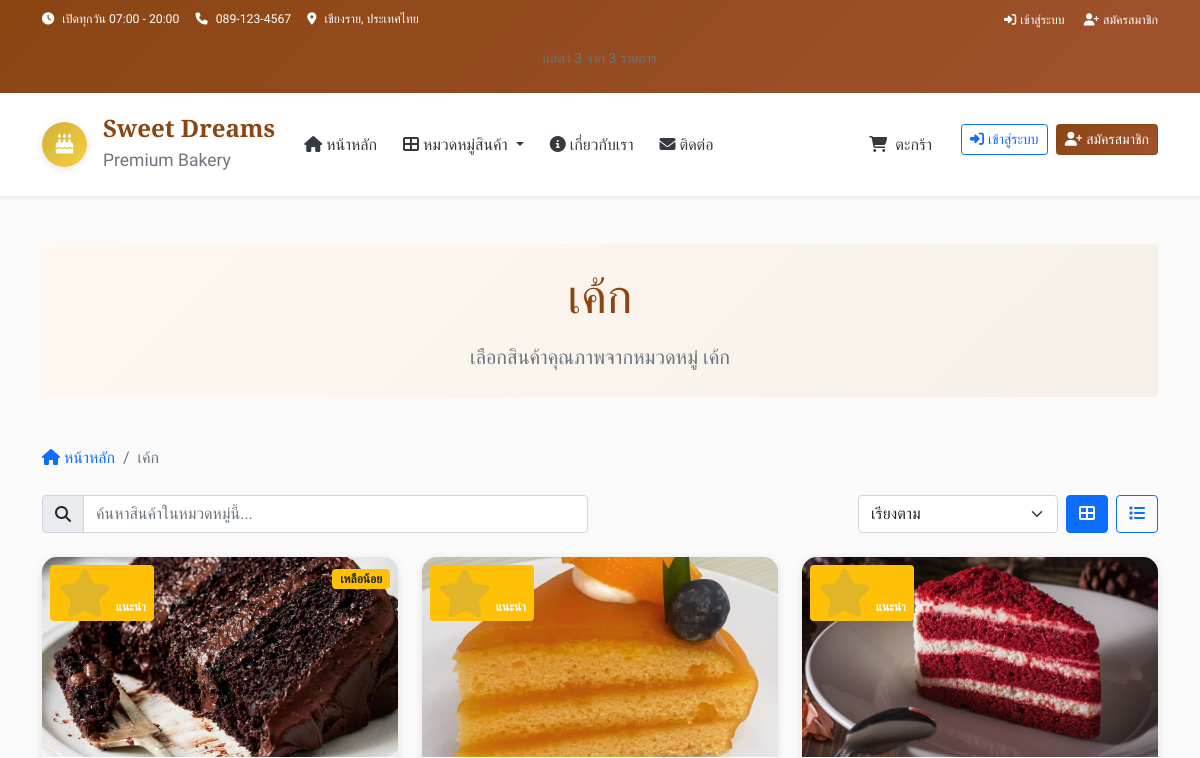
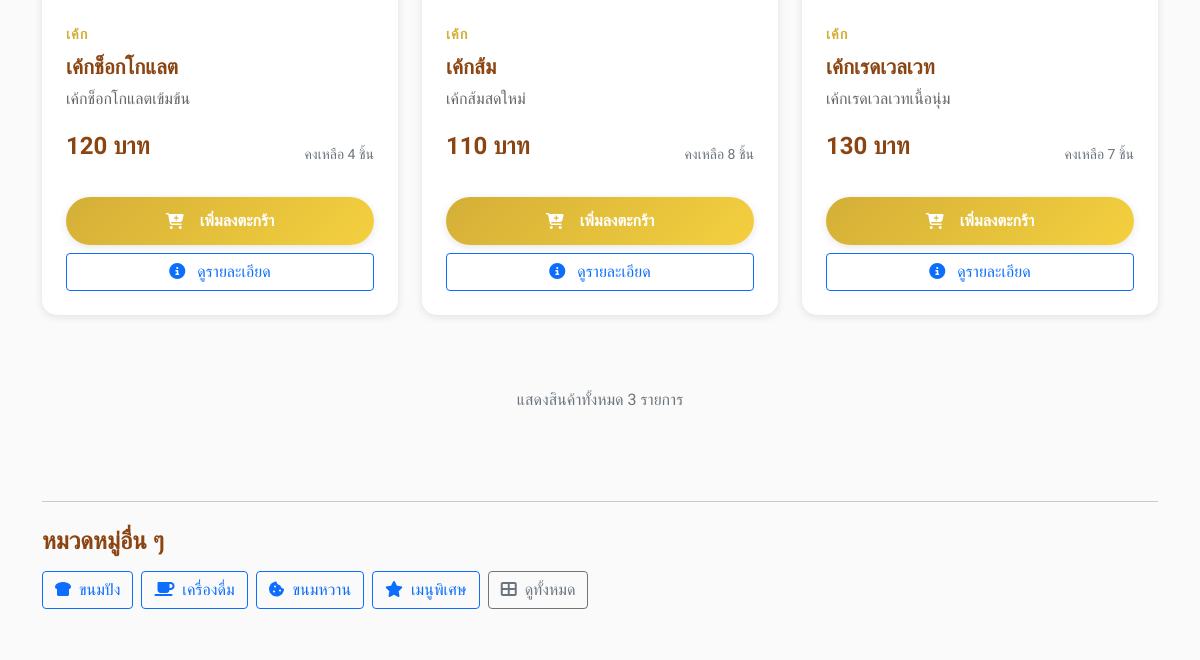
The page /category/1 (upper part) on the database as committed earlier (2 pictures, top to bottom).
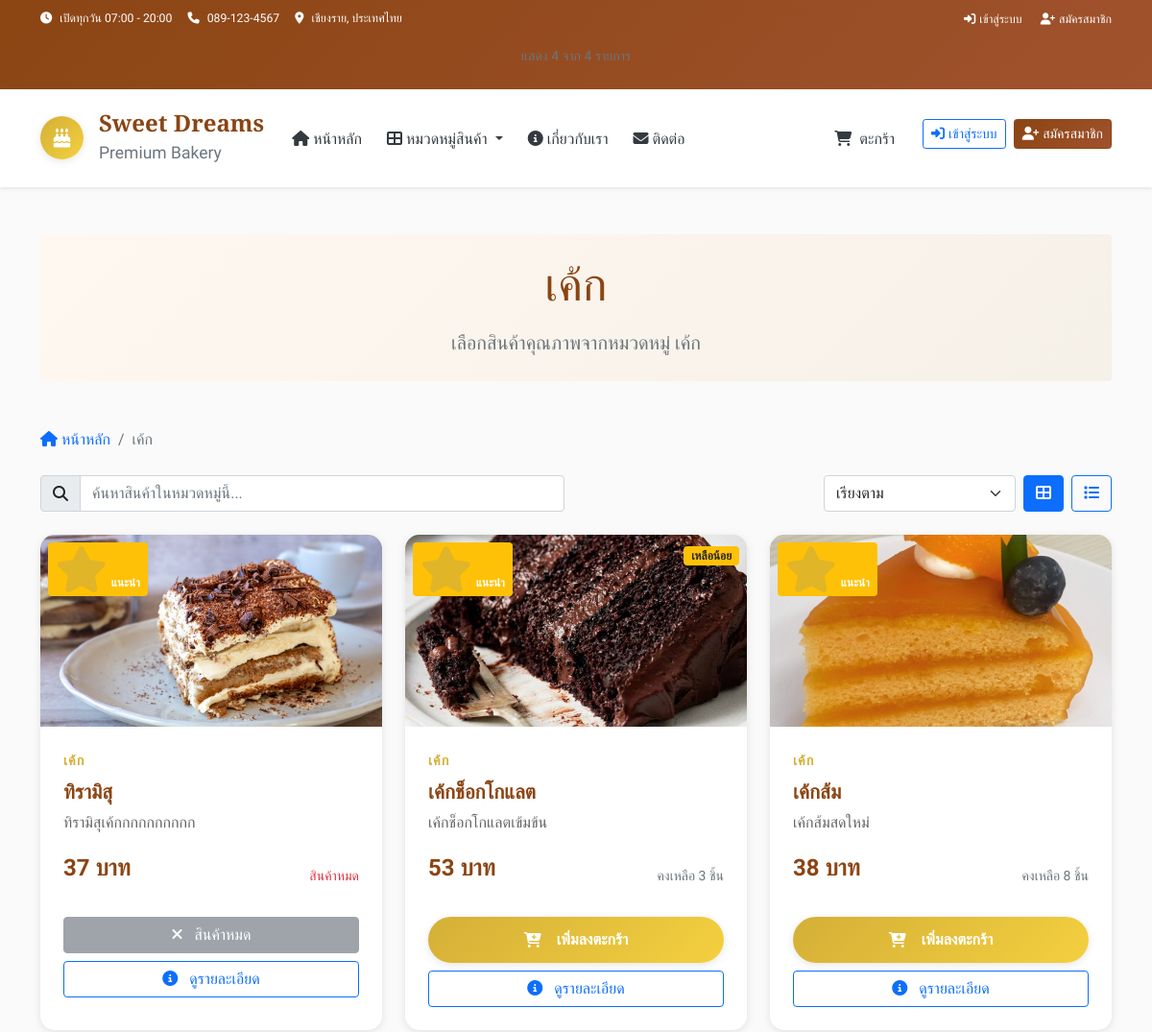
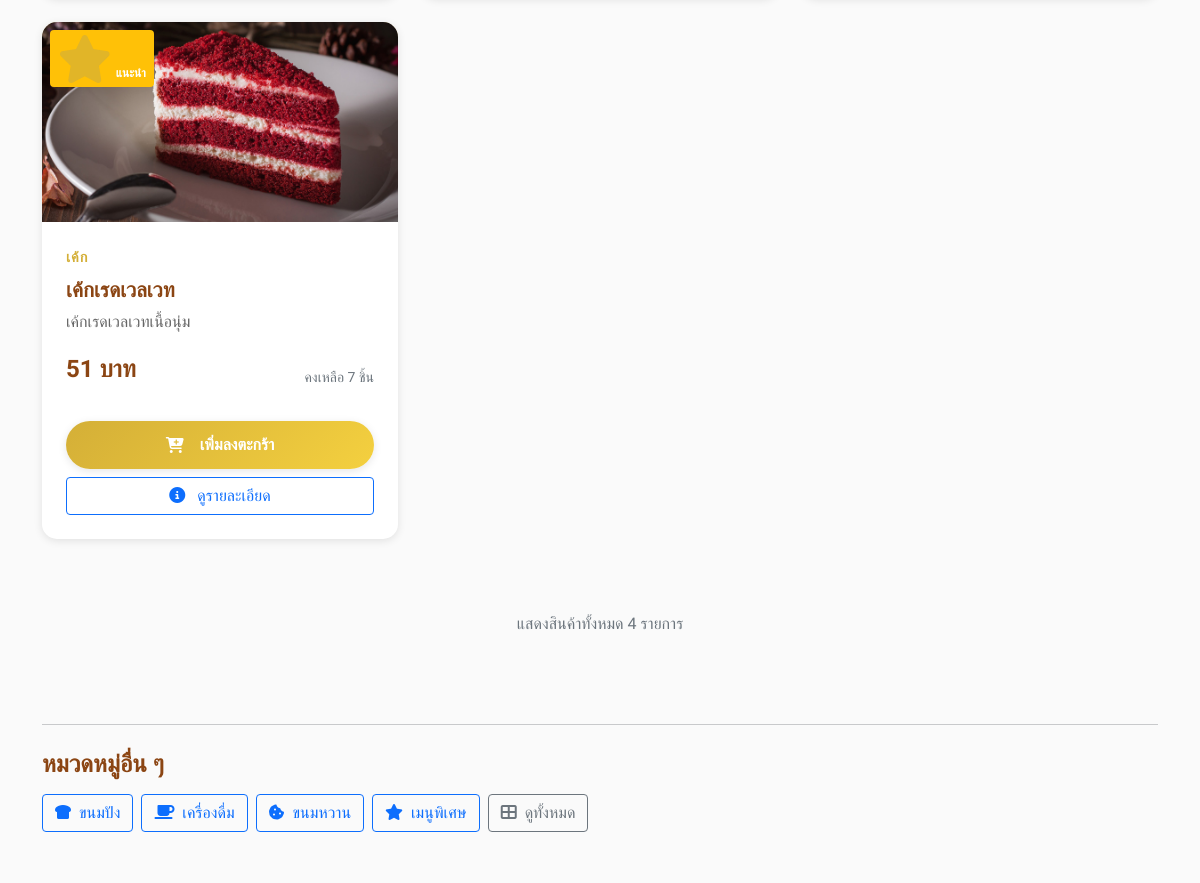
The same page on the database as committed later (2 pictures, top to bottom).
### tables this page shows
CREATE TABLE categories (
        id INTEGER PRIMARY KEY AUTOINCREMENT,
        name TEXT UNIQUE NOT NULL,
        name_en TEXT,
        icon TEXT,
        description TEXT,
        display_order INTEGER DEFAULT 0
    );

CREATE TABLE products (
        id INTEGER PRIMARY KEY AUTOINCREMENT,
        name TEXT NOT NULL,
        name_en TEXT,
        description TEXT,
        price DECIMAL(10,2) NOT NULL,
        image TEXT,
        category_id INTEGER,
        is_available BOOLEAN DEFAULT 1,
        is_featured BOOLEAN DEFAULT 0,
        stock_quantity INTEGER DEFAULT 0,
        created_at TIMESTAMP DEFAULT CURRENT_TIMESTAMP,
        FOREIGN KEY (category_id) REFERENCES categories (id)
    );

### app.py (the view)
@app.route('/category/<int:category_id>')
def category_by_id(category_id):
    categories = get_categories()
    products = get_products_by_category(category_id)
    category_name = None
    for cat in categories:
        if cat['id'] == category_id:
            category_name = cat['name']
            break
    if not category_name:
        flash('ไม่พบหมวดหมู่ที่ต้องการ')
        return redirect(url_for('index'))
    return render_template('category.html',
                         products=products,
                         category_name=category_name)

### templates/category.html (shortened to what this page needs)
{% extends "layout.html" %}
{% block content %}
<div class="container py-5">
    <div class="row mb-5">
        <div class="col-12">
            <div class="bg-gradient-light rounded p-4 text-center">
                <h1 class="display-5 mb-3">{{ category_name }}</h1>
                <p class="lead text-muted mb-0">เลือกสินค้าคุณภาพจากหมวดหมู่ {{ category_name }}</p>
            </div>
        </div>
    </div>
    <nav aria-label="breadcrumb" class="mb-4">
        <ol class="breadcrumb">
            <li class="breadcrumb-item">
                <a href="{{ url_for('index') }}" class="text-decoration-none">
                    <i class="fas fa-home me-1"></i>หน้าหลัก
                </a>
            </li>
            <li class="breadcrumb-item active">{{ category_name }}</li>
        </ol>
    </nav>
    <div class="row mb-4">
        <div class="col-lg-6">
            <div class="input-group">
                <span class="input-group-text">
                    <i class="fas fa-search"></i>
                </span>
                <input type="text" class="form-control" id="search-products"
                       placeholder="ค้นหาสินค้าในหมวดหมู่นี้...">
            </div>
        </div>
        <div class="col-lg-6 mt-3 mt-lg-0">
            <div class="d-flex gap-2 justify-content-lg-end">
                <select class="form-select" id="sort-products" style="max-width: 200px;">
                    <option value="default">เรียงตาม</option>
                </select>
                <button class="btn btn-outline-primary" id="view-grid" title="มุมมองตาราง">
                    <i class="fas fa-th-large"></i>
                </button>
                <button class="btn btn-outline-primary" id="view-list" title="มุมมองรายการ">
                    <i class="fas fa-list"></i>
                </button>
            </div>
        </div>
    </div>
    {% if products %}
        <div class="row" id="products-container">
            {% for product in products %}
            <div class="col-lg-4 col-md-6 mb-4 product-item"
                 data-name="{{ product.name }}"
                 data-price="{{ product.price }}">
                <div class="product-card h-100">
                    <div class="product-image">
                        {% if product.image %}
                            <img src="{{ url_for('static', filename='images/products/' + product.image) }}"
                                 alt="{{ product.name }}"
                                 class="img-fluid"
                                 loading="lazy">
                        {% else %}
                            <i class="fas fa-birthday-cake"></i>
                        {% endif %}
                        {% if product.is_featured %}
                        <div class="position-absolute top-0 start-0 m-2">
                            <span class="badge bg-warning">
                                <i class="fas fa-star me-1"></i>แนะนำ
                            </span>
                        </div>
                        {% endif %}
                        {% if product.stock_quantity <= 5 and product.stock_quantity > 0 %}
                        <div class="position-absolute top-0 end-0 m-2">
                            <span class="badge bg-warning text-dark">
                                เหลือน้อย
                            </span>
                        </div>
                        {% endif %}
                    </div>
                    <div class="product-body">
                        <div class="product-category">{{ category_name }}</div>
                        <h5 class="product-name">{{ product.name }}</h5>
                        {% if product.description %}
                            <p class="product-description">{{ product.description }}</p>
                        {% endif %}
                        <div class="d-flex justify-content-between align-items-center mb-3">
                            <div class="product-price">{{ "%.0f"|format(product.price) }} บาท</div>
                            {% if product.stock_quantity > 0 %}
                                <small class="text-muted">คงเหลือ {{ product.stock_quantity }} ชิ้น</small>
                            {% else %}
                                <small class="text-danger">สินค้าหมด</small>
                            {% endif %}
                        </div>
                        <div class="d-grid gap-2">
                            {% if product.stock_quantity > 0 %}
                                <button class="btn btn-custom add-to-cart"
                                        data-product-id="{{ product.id }}"
                                        data-product-name="{{ product.name }}"
                                        data-product-price="{{ product.price }}">
                                    <i class="fas fa-cart-plus me-2"></i>
                                    เพิ่มลงตะกร้า
                                </button>
                            {% else %}
                                <button class="btn btn-secondary" disabled>
                                    <i class="fas fa-times me-2"></i>
                                    สินค้าหมด
                                </button>
                            {% endif %}
                            <a href="{{ url_for('product_detail', product_id=product.id) }}"
                               class="btn btn-outline-primary">
                                <i class="fas fa-info-circle me-2"></i>
                                ดูรายละเอียด
                            </a>
                        </div>
                    </div>
                </div>
            </div>
            {% endfor %}
        </div>
        <div class="row mt-5">
            <div class="col-12 text-center">
                <p class="text-muted">แสดงสินค้าทั้งหมด {{ products|length }} รายการ</p>
            </div>
        </div>
    {% endif %}
    <div class="row mt-5">
        <div class="col-12">
            <hr class="my-4">
            <h4 class="mb-3">หมวดหมู่อื่น ๆ</h4>
            <div class="d-flex flex-wrap gap-2">
                {% for category in categories %}
                    {% if category.name != category_name %}
                    <a href="{{ url_for('category_by_id', category_id=category.id) }}"
                       class="btn btn-outline-primary">
                        <i class="{{ category.icon }} me-1"></i>
                        {{ category.name }}
                    </a>
                    {% endif %}
                {% endfor %}
                <a href="{{ url_for('index') }}#products" class="btn btn-outline-secondary">
                    <i class="fas fa-th-large me-1"></i>
                    ดูทั้งหมด
                </a>
            </div>
        </div>
    </div>
</div>
{% endblock %}

### templates/layout.html (shortened to what this page needs)
<!DOCTYPE html>
<html lang="th" data-bs-theme="light">
<head>
    <link href="https://cdn.jsdelivr.net/npm/bootstrap@5.0.2/dist/css/bootstrap.min.css" rel="stylesheet">
    <link rel="stylesheet" href="https://cdnjs.cloudflare.com/ajax/libs/font-awesome/6.4.0/css/all.min.css">
    <link rel="stylesheet" href="{{ url_for('static', filename='css/main.css') }}">
</head>
<body>
    <header>
        <div class="top-bar bg-primary text-white py-2">
            <div class="container">
                <div class="row align-items-center">
                    <div class="col-md-8">
                        <small class="d-flex align-items-center flex-wrap gap-3">
                            <span><i class="fas fa-clock me-2"></i>เปิดทุกวัน 07:00 - 20:00</span>
                            <span><i class="fas fa-phone me-2"></i>089-123-4567</span>
                            <span><i class="fas fa-map-marker-alt me-2"></i>เชียงราย, ประเทศไทย</span>
                        </small>
                    </div>
                    <div class="col-md-4 text-end">
                        {% if session.get('user_id') %}
                            <small>
                                <i class="fas fa-user me-2"></i>
                                สวัสดี, {{ session.get('full_name') or session.get('username') }}
                            </small>
                        {% else %}
                            <small>
                                <a href="{{ url_for('login') }}" class="text-white text-decoration-none me-3">
                                    <i class="fas fa-sign-in-alt me-1"></i>เข้าสู่ระบบ
                                </a>
                                <a href="{{ url_for('register') }}" class="text-white text-decoration-none">
                                    <i class="fas fa-user-plus me-1"></i>สมัครสมาชิก
                                </a>
                            </small>
                        {% endif %}
                    </div>
                </div>
            </div>
        </div>
    </header>
    <nav class="navbar navbar-expand-lg navbar-light bg-white shadow-sm sticky-top" aria-label="Main navigation">
        <div class="container">
            <a class="navbar-brand d-flex align-items-center" href="{{ url_for('index') }}">
                <div class="logo-container me-3">
                    <div class="logo-circle">
                        <i class="fas fa-birthday-cake" aria-hidden="true"></i>
                    </div>
                </div>
                <div class="brand-info d-none d-md-block">
                    <h4 class="mb-0 brand-name">Sweet Dreams</h4>
                    <small class="text-muted">Premium Bakery</small>
                </div>
            </a>
            <div class="collapse navbar-collapse" id="navbarNav">
                <ul class="navbar-nav me-auto mb-2 mb-lg-0">
                    <li class="nav-item">
                        <a class="nav-link fw-500 {% if request.endpoint == 'index' %}active{% endif %}" href="{{ url_for('index') }}">
                            <i class="fas fa-home me-1"></i>หน้าหลัก
                        </a>
                    </li>
                    <li class="nav-item dropdown">
                        <a class="nav-link dropdown-toggle fw-500" href="#" role="button" data-bs-toggle="dropdown" aria-expanded="false">
                            <i class="fas fa-th-large me-1"></i>หมวดหมู่สินค้า
                        </a>
                    </li>
                    <li class="nav-item">
                        <a class="nav-link fw-500" href="{{ url_for('index') }}#about">
                            <i class="fas fa-info-circle me-1"></i>เกี่ยวกับเรา
                        </a>
                    </li>
                    <li class="nav-item">
                        <a class="nav-link fw-500" href="{{ url_for('index') }}#contact">
                            <i class="fas fa-envelope me-1"></i>ติดต่อ
                        </a>
                    </li>
                </ul>
                <ul class="navbar-nav ms-auto">
                    <li class="nav-item me-3">
                        <a class="nav-link position-relative fw-500 cart-link" href="{{ url_for('cart') }}">
                            <i class="fas fa-shopping-cart me-1"></i>
                            <span class="d-none d-lg-inline">ตะกร้า</span>
                        </a>
                    </li>
                    {% if session.get('user_id') %}
                        <li class="nav-item dropdown">
                            <a class="nav-link dropdown-toggle fw-500" href="#" role="button" data-bs-toggle="dropdown" aria-expanded="false">
                                <i class="fas fa-user me-1"></i>
                                <span class="d-none d-lg-inline">{{ session.get('full_name') or session.get('username') }}</span>
                            </a>
                            <ul class="dropdown-menu dropdown-menu-end shadow-sm border-0">
                                <li>
                                    <a class="dropdown-item" href="{{ url_for('profile') }}">
                                        <i class="fas fa-user me-2"></i>โปรไฟล์
                                    </a>
                                </li>
                                <li>
                                    <a class="dropdown-item" href="{{ url_for('track_order') }}">
                                        <i class="fas fa-truck me-2"></i>ติดตามคำสั่งซื้อ
                                    </a>
                                </li>
                                <li>
                                    <a class="dropdown-item" href="{{ url_for('order_history') }}">
                                        <i class="fas fa-history me-2"></i>ประวัติการสั่งซื้อ
                                    </a>
                                </li>
                                {% if session.get('role') == 'admin' %}
                                <li><hr class="dropdown-divider"></li>
                                <li>
                                    <a class="dropdown-item text-primary" href="{{ url_for('admin') }}">
                                        <i class="fas fa-cog me-2"></i>จัดการสินค้า
                                    </a>
                                </li>
                                <li>
                                    <a class="dropdown-item text-primary" href="{{ url_for('admin_orders') }}">
                                        <i class="fas fa-shopping-cart me-2"></i>จัดการคำสั่งซื้อ
                                    </a>
                                </li>
                                <li>
                                    <a class="dropdown-item" href="{{ url_for('admin_order_history') }}">
                                        <i class="fas fa-history me-2"></i>ประวัติการสั่งซื้อทั้งหมด
                                    </a>
                                </li>
                                {% endif %}
                                <li><hr class="dropdown-divider"></li>
                                <li>
                                    <a class="dropdown-item text-danger" href="{{ url_for('logout') }}">
                                        <i class="fas fa-sign-out-alt me-2"></i>ออกจากระบบ
                                    </a>
                                </li>
                            </ul>
                        </li>
                    {% else %}
                        <li class="nav-item me-2">
                            <a class="btn btn-outline-primary btn-sm" href="{{ url_for('login') }}">
                                <i class="fas fa-sign-in-alt me-1"></i>เข้าสู่ระบบ
                            </a>
                        </li>
                        <li class="nav-item">
                            <a class="btn btn-primary btn-sm" href="{{ url_for('register') }}">
                                <i class="fas fa-user-plus me-1"></i>สมัครสมาชิก
                            </a>
                        </li>
                    {% endif %}
                </ul>
            </div>
        </div>
    </nav>
    <main>
        {% block content %}{% endblock %}
    </main>
</body>
</html>

Rows that differ between the two databases and show on the page:
added products: image (picture), is_featured True (drawn), {{ category_name }} "เค้ก", name "ทิรามิสุ", description "ทิรามิสุเค้กกกกกกกกกก", price "37", stock_quantity "สินค้าหมด"
changed products "เค้กช็อกโกแลต": price "120" → "53"; stock_quantity "4" → "3"
changed products "เค้กส้ม": price "110" → "38"
changed products "เค้กเรดเวลเวท": price "130" → "51"
Other text that changed with them:
text written by a page script: "แสดง 3 จาก 3 รายการ" → "แสดง 4 จาก 4 รายการ"
{{ products|length }}: "3" → "4"
